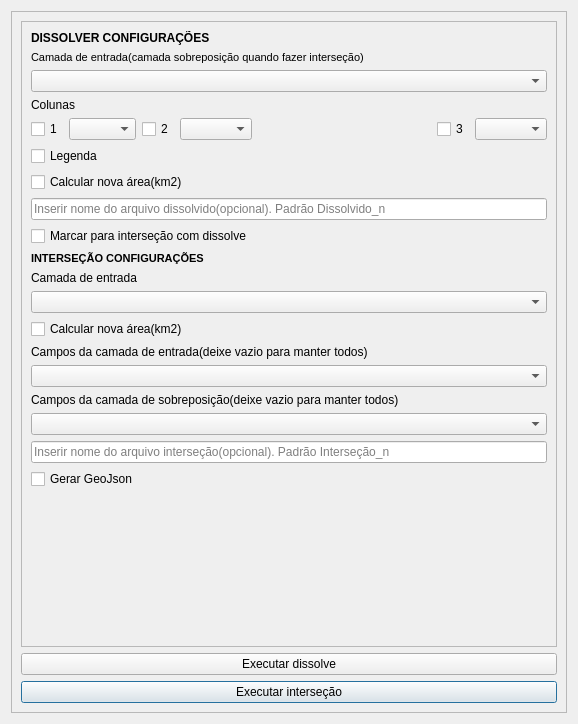
<?xml version="1.0" encoding="UTF-8"?>
<ui version="4.0">
 <class>TesteDialogBase</class>
 <widget class="QDialog" name="TesteDialogBase">
  <property name="geometry">
   <rect>
    <x>0</x>
    <y>0</y>
    <width>578</width>
    <height>724</height>
   </rect>
  </property>
  <property name="minimumSize">
   <size>
    <width>0</width>
    <height>0</height>
   </size>
  </property>
  <property name="maximumSize">
   <size>
    <width>2000</width>
    <height>2000</height>
   </size>
  </property>
  <property name="windowTitle">
   <string>NiesaPlugin</string>
  </property>
  <property name="modal">
   <bool>false</bool>
  </property>
  <layout class="QGridLayout" name="gridLayout_2">
   <item row="0" column="0">
    <layout class="QVBoxLayout" name="verticalLayout_5">
     <item>
      <layout class="QHBoxLayout" name="horizontalLayout_7">
       <item>
        <layout class="QVBoxLayout" name="verticalLayout_4">
         <item>
          <widget class="QFrame" name="frame_2">
           <property name="frameShape">
            <enum>QFrame::StyledPanel</enum>
           </property>
           <property name="frameShadow">
            <enum>QFrame::Raised</enum>
           </property>
           <layout class="QGridLayout" name="gridLayout">
            <item row="2" column="0">
             <widget class="QPushButton" name="pbGerarInter">
              <property name="text">
               <string>Executar interseção</string>
              </property>
             </widget>
            </item>
            <item row="1" column="0">
             <widget class="QPushButton" name="pbColunas">
              <property name="text">
               <string>Executar dissolve</string>
              </property>
             </widget>
            </item>
            <item row="0" column="0">
             <layout class="QVBoxLayout" name="verticalLayout_2">
              <item>
               <layout class="QHBoxLayout" name="horizontalLayout_5">
                <item>
                 <widget class="QFrame" name="pbGeo">
                  <property name="sizePolicy">
                   <sizepolicy hsizetype="Preferred" vsizetype="Expanding">
                    <horstretch>0</horstretch>
                    <verstretch>0</verstretch>
                   </sizepolicy>
                  </property>
                  <property name="frameShape">
                   <enum>QFrame::StyledPanel</enum>
                  </property>
                  <property name="frameShadow">
                   <enum>QFrame::Raised</enum>
                  </property>
                  <layout class="QVBoxLayout" name="verticalLayout_15">
                   <item>
                    <layout class="QVBoxLayout" name="verticalLayout_12">
                     <item>
                      <layout class="QVBoxLayout" name="verticalLayout_11">
                       <item>
                        <widget class="QLabel" name="label_5">
                         <property name="font">
                          <font>
                           <weight>75</weight>
                           <bold>true</bold>
                          </font>
                         </property>
                         <property name="text">
                          <string>DISSOLVER CONFIGURAÇÕES</string>
                         </property>
                        </widget>
                       </item>
                       <item>
                        <widget class="QLabel" name="label_6">
                         <property name="font">
                          <font>
                           <pointsize>8</pointsize>
                           <weight>50</weight>
                           <bold>false</bold>
                          </font>
                         </property>
                         <property name="text">
                          <string>Camada de entrada(camada sobreposição quando fazer interseção)</string>
                         </property>
                        </widget>
                       </item>
                       <item>
                        <widget class="QComboBox" name="cbCamadas">
                         <property name="font">
                          <font>
                           <pointsize>8</pointsize>
                           <weight>50</weight>
                           <bold>false</bold>
                          </font>
                         </property>
                         <property name="editable">
                          <bool>false</bool>
                         </property>
                         <property name="currentText">
                          <string/>
                         </property>
                        </widget>
                       </item>
                       <item>
                        <widget class="QLabel" name="label_7">
                         <property name="font">
                          <font>
                           <weight>50</weight>
                           <bold>false</bold>
                          </font>
                         </property>
                         <property name="text">
                          <string>Colunas</string>
                         </property>
                        </widget>
                       </item>
                       <item>
                        <layout class="QVBoxLayout" name="verticalLayout_10">
                         <item>
                          <layout class="QHBoxLayout" name="horizontalLayout_6">
                           <item>
                            <layout class="QHBoxLayout" name="horizontalLayout_3">
                             <item>
                              <widget class="QCheckBox" name="cb1">
                               <property name="text">
                                <string>1</string>
                               </property>
                              </widget>
                             </item>
                             <item>
                              <widget class="QComboBox" name="cbColuna1">
                               <property name="minimumSize">
                                <size>
                                 <width>67</width>
                                 <height>0</height>
                                </size>
                               </property>
                               <property name="editable">
                                <bool>false</bool>
                               </property>
                               <item>
                                <property name="text">
                                 <string/>
                                </property>
                               </item>
                              </widget>
                             </item>
                             <item>
                              <widget class="QCheckBox" name="cb2">
                               <property name="text">
                                <string>2</string>
                               </property>
                              </widget>
                             </item>
                             <item>
                              <widget class="QComboBox" name="cbColuna2"/>
                             </item>
                            </layout>
                           </item>
                           <item>
                            <spacer name="horizontalSpacer_2">
                             <property name="orientation">
                              <enum>Qt::Horizontal</enum>
                             </property>
                             <property name="sizeHint" stdset="0">
                              <size>
                               <width>78</width>
                               <height>20</height>
                              </size>
                             </property>
                            </spacer>
                           </item>
                           <item>
                            <layout class="QHBoxLayout" name="horizontalLayout_4">
                             <item>
                              <widget class="QCheckBox" name="cb3">
                               <property name="text">
                                <string>3</string>
                               </property>
                              </widget>
                             </item>
                             <item>
                              <widget class="QComboBox" name="cbColuna3"/>
                             </item>
                            </layout>
                           </item>
                          </layout>
                         </item>
                         <item>
                          <layout class="QVBoxLayout" name="verticalLayout_9">
                           <item>
                            <widget class="QCheckBox" name="cbLegenda">
                             <property name="font">
                              <font>
                               <weight>50</weight>
                               <bold>false</bold>
                              </font>
                             </property>
                             <property name="text">
                              <string>Legenda</string>
                             </property>
                            </widget>
                           </item>
                           <item>
                            <widget class="QCheckBox" name="cbSomarArea">
                             <property name="font">
                              <font>
                               <weight>50</weight>
                               <bold>false</bold>
                              </font>
                             </property>
                             <property name="text">
                              <string>Calcular nova área(km2)</string>
                             </property>
                            </widget>
                           </item>
                           <item>
                            <widget class="QLineEdit" name="leInserirNome">
                             <property name="enabled">
                              <bool>true</bool>
                             </property>
                             <property name="autoFillBackground">
                              <bool>false</bool>
                             </property>
                             <property name="text">
                              <string/>
                             </property>
                             <property name="placeholderText">
                              <string>Inserir nome do arquivo dissolvido(opcional). Padrão Dissolvido_n</string>
                             </property>
                            </widget>
                           </item>
                           <item>
                            <widget class="QCheckBox" name="cbDissolve_Intersecao">
                             <property name="font">
                              <font>
                               <weight>50</weight>
                               <bold>false</bold>
                              </font>
                             </property>
                             <property name="text">
                              <string>Marcar para interseção com dissolve</string>
                             </property>
                            </widget>
                           </item>
                          </layout>
                         </item>
                        </layout>
                       </item>
                      </layout>
                     </item>
                     <item>
                      <layout class="QVBoxLayout" name="verticalLayout_13">
                       <item>
                        <widget class="QLabel" name="label">
                         <property name="font">
                          <font>
                           <family>MS Shell Dlg 2</family>
                           <pointsize>8</pointsize>
                           <weight>75</weight>
                           <bold>true</bold>
                          </font>
                         </property>
                         <property name="text">
                          <string>INTERSEÇÃO CONFIGURAÇÕES</string>
                         </property>
                        </widget>
                       </item>
                       <item>
                        <layout class="QVBoxLayout" name="verticalLayout_8">
                         <item>
                          <layout class="QVBoxLayout" name="verticalLayout_7">
                           <item>
                            <layout class="QHBoxLayout" name="horizontalLayout_2">
                             <item>
                              <layout class="QVBoxLayout" name="verticalLayout">
                               <item>
                                <widget class="QLabel" name="label_2">
                                 <property name="font">
                                  <font>
                                   <weight>50</weight>
                                   <bold>false</bold>
                                  </font>
                                 </property>
                                 <property name="text">
                                  <string>Camada de entrada</string>
                                 </property>
                                </widget>
                               </item>
                               <item>
                                <widget class="QComboBox" name="cbCamada_inter">
                                 <property name="editable">
                                  <bool>false</bool>
                                 </property>
                                 <property name="currentText">
                                  <string/>
                                 </property>
                                </widget>
                               </item>
                              </layout>
                             </item>
                            </layout>
                           </item>
                           <item>
                            <widget class="QCheckBox" name="cbSomarArea_2">
                             <property name="font">
                              <font>
                               <weight>50</weight>
                               <bold>false</bold>
                              </font>
                             </property>
                             <property name="text">
                              <string>Calcular nova área(km2)</string>
                             </property>
                            </widget>
                           </item>
                           <item>
                            <layout class="QVBoxLayout" name="verticalLayout_3">
                             <item>
                              <widget class="QLabel" name="label_3">
                               <property name="font">
                                <font>
                                 <weight>50</weight>
                                 <bold>false</bold>
                                </font>
                               </property>
                               <property name="text">
                                <string>Campos da camada de entrada(deixe vazio para manter todos)</string>
                               </property>
                              </widget>
                             </item>
                             <item>
                              <widget class="QgsCheckableComboBox" name="mCb_colunasInter">
                               <property name="placeholderText">
                                <string/>
                               </property>
                              </widget>
                             </item>
                            </layout>
                           </item>
                           <item>
                            <layout class="QVBoxLayout" name="verticalLayout_6">
                             <item>
                              <widget class="QLabel" name="label_4">
                               <property name="font">
                                <font>
                                 <weight>50</weight>
                                 <bold>false</bold>
                                </font>
                               </property>
                               <property name="text">
                                <string>Campos da camada de sobreposição(deixe vazio para manter todos)</string>
                               </property>
                              </widget>
                             </item>
                             <item>
                              <widget class="QgsCheckableComboBox" name="cbSomarAreaInter">
                               <property name="enabled">
                                <bool>true</bool>
                               </property>
                               <property name="placeholderText">
                                <string/>
                               </property>
                              </widget>
                             </item>
                             <item>
                              <widget class="QLineEdit" name="leInserirNome_2">
                               <property name="enabled">
                                <bool>true</bool>
                               </property>
                               <property name="autoFillBackground">
                                <bool>false</bool>
                               </property>
                               <property name="text">
                                <string/>
                               </property>
                               <property name="placeholderText">
                                <string>Inserir nome do arquivo interseção(opcional). Padrão Interseção_n</string>
                               </property>
                              </widget>
                             </item>
                            </layout>
                           </item>
                          </layout>
                         </item>
                        </layout>
                       </item>
                      </layout>
                     </item>
                    </layout>
                   </item>
                   <item>
                    <layout class="QVBoxLayout" name="verticalLayout_14">
                     <item>
                      <widget class="QCheckBox" name="cbGeo">
                       <property name="text">
                        <string>Gerar GeoJson</string>
                       </property>
                      </widget>
                     </item>
                    </layout>
                   </item>
                   <item>
                    <widget class="QLabel" name="lbResposta">
                     <property name="text">
                      <string/>
                     </property>
                    </widget>
                   </item>
                  </layout>
                 </widget>
                </item>
               </layout>
              </item>
             </layout>
            </item>
           </layout>
          </widget>
         </item>
        </layout>
       </item>
      </layout>
     </item>
    </layout>
   </item>
  </layout>
 </widget>
 <customwidgets>
  <customwidget>
   <class>QgsCheckableComboBox</class>
   <extends>QComboBox</extends>
   <header>qgscheckablecombobox.h</header>
  </customwidget>
 </customwidgets>
 <resources/>
 <connections/>
</ui>
